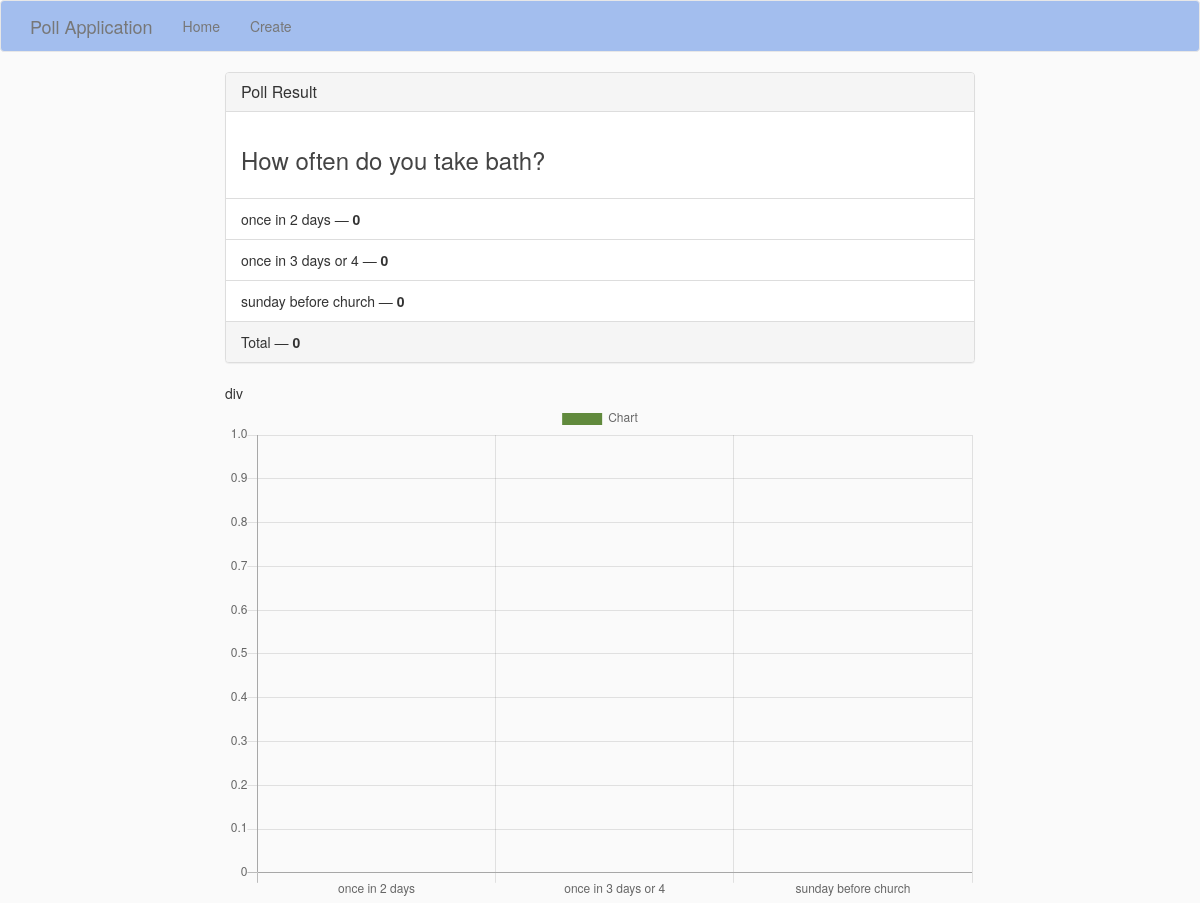
The app's page /results/3, older data.
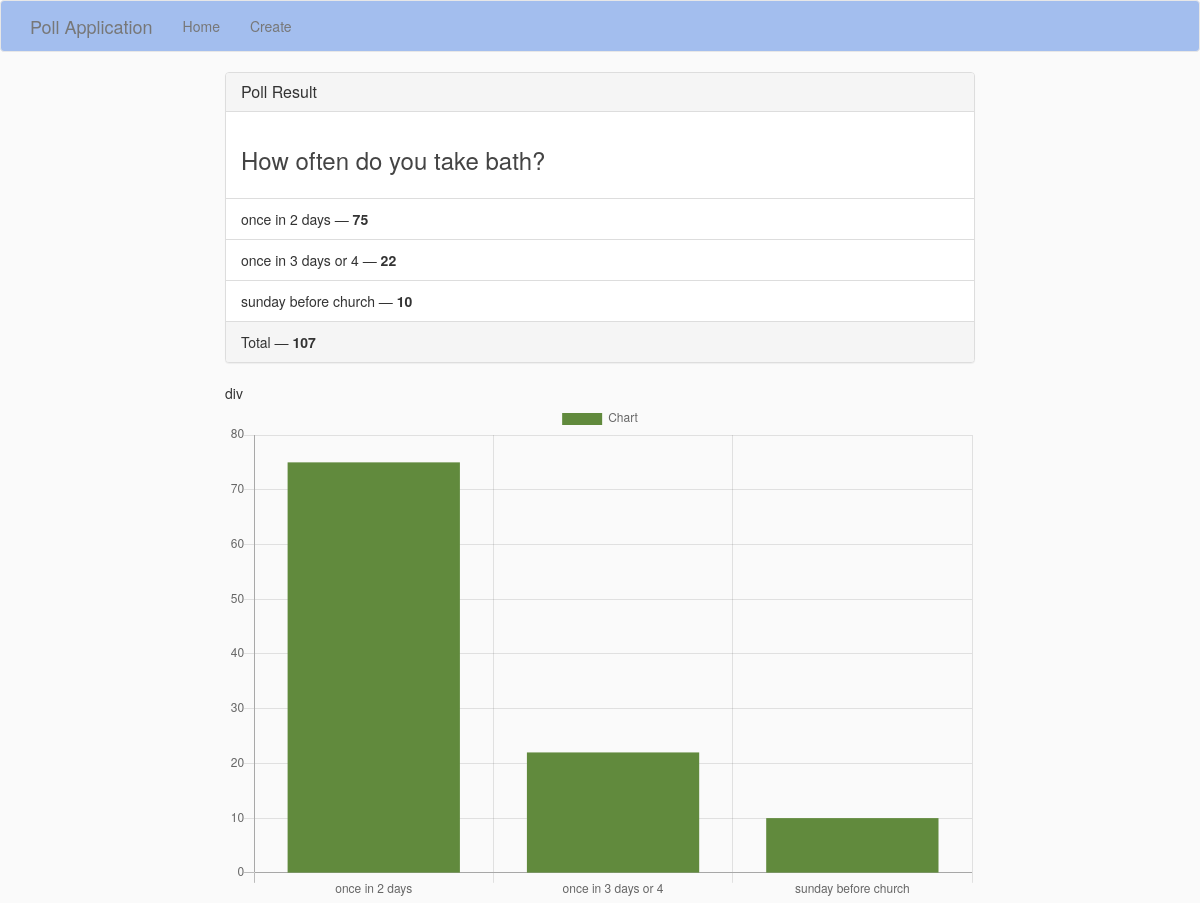
The same page, newer data.
### pollapp/models.py (models this page shows)
class Poll(models.Model):
    question = models.TextField()
    option_one = models.CharField(max_length=20)
    option_two = models.CharField(max_length=20)
    option_three = models.CharField(max_length=20)
    count_one = models.IntegerField(default=0)
    count_two = models.IntegerField(default=0)
    count_three = models.IntegerField(default=0)
    def total(self):
        return self.count_one + self.count_two + self.count_three

### pollapp/views.py (the view)
# urls.py: path('results/<id>', views.results, name='results'),
def results(request, id):
    poll = Poll.objects.get(pk=id)
    labels=[poll.option_one, poll.option_two, poll.option_three]
    data=[poll.count_one,poll.count_two,poll.count_three]
    context = {
        'poll' : poll,
        'labels':labels,
        'data':data,
    }
    return render(request, 'pollapp/results.html', context)

### pollapp/templates/pollapp/results.html (shortened to what this page needs)
{% load static %}
<!DOCTYPE html>
<html lang="en">
	<head>
		<link rel="stylesheet" href="https://maxcdn.bootstrapcdn.com/bootstrap/3.3.7/css/bootstrap.min.css">
		<link rel="stylesheet"  href="{% static 'main.css' %}" />
	</head>
	<body>
	<nav class="navbar navbar-expand-md navbar-default bg-steel fixed-top" role="navigation">
			<div class="container">
				<div class="navbar-header headd">
					<a class="navbar-brand" href="{% url 'home' %}">Poll Application</a>
				</div>
				<div class="collapse navbar-collapse navbar-ex1-collapse">
					<ul class="nav navbar-nav">
						<li><a href="{% url 'home' %}">Home</a></li>
						<li><a href="{% url 'create' %}">Create</a></li>
					</ul>
				</div>
			</div>
		</nav>
		<div class="container">
			<div class="row">
    <div class="col-lg-8 col-lg-offset-2">
        <div class="panel panel-default">
            <div class="panel-heading">
                <h3 class="panel-title">Poll Result</h3>
            </div>
            <div class="panel-body">
                <h3>{{ poll.question }}</h3>
            </div>
            <ul class="list-group">
                <li class="list-group-item">{{ poll.option_one }} &mdash; <strong>{{ poll.count_one }}</strong></li>
                <li class="list-group-item">{{ poll.option_two }} &mdash; <strong>{{ poll.count_two }}</strong></li>
                <li class="list-group-item">{{ poll.option_three }} &mdash; <strong>{{ poll.count_three }}</strong></li>
            </ul>
            <div class="panel-footer">
                Total &mdash; <strong>{{ poll.total }}</strong>
            </div>
        </div>
		div
		<div><canvas id ="myChart" width="600" height="400"></canvas></div>
    </div>
</div>
		</div>
	</body>
	<script>
		var ctx = document.getElementById('myChart').getContext('2d');
var chart = new Chart(ctx, {
    type: 'bar',
    data: {
        labels:{{labels|safe}} ,
        datasets: [{
            label: 'Chart',
            backgroundColor: 'rgb(97, 138, 61)',
            borderColor: 'rgb(255, 255, 51)',
            data: {{data|safe}}
        }]
    },
    // Configuration options go here
    options: {
        scales: {
            yAxes: [{
                ticks: {
                    beginAtZero: true
                }
            }]
        }
    }
});
	</script>
</html>

### pollapp/static/main.css (style rules this page uses)
body { background: #fafafa; color: #333333; }
h1, h2, h3, h4, h5, h6 { color: #444444; }
ul { margin: 0; }
.headd { color:#d4a45b; }
.bg-steel { background-color: #a3beee; }

### pollapp/templates/pollapp/results.html (style rules this page uses)
body { margin:0; }

Row changes from the older to the newer data that the page shows:
changed Poll "How often do you take bath?": count_one "0" → "75"; count_two "0" → "22"; count_three "0" → "10"; total "0" → "107"
Text that changed along with them:
chart data {{ data|safe }}: [0, 0, 0] → [75, 22, 10]
